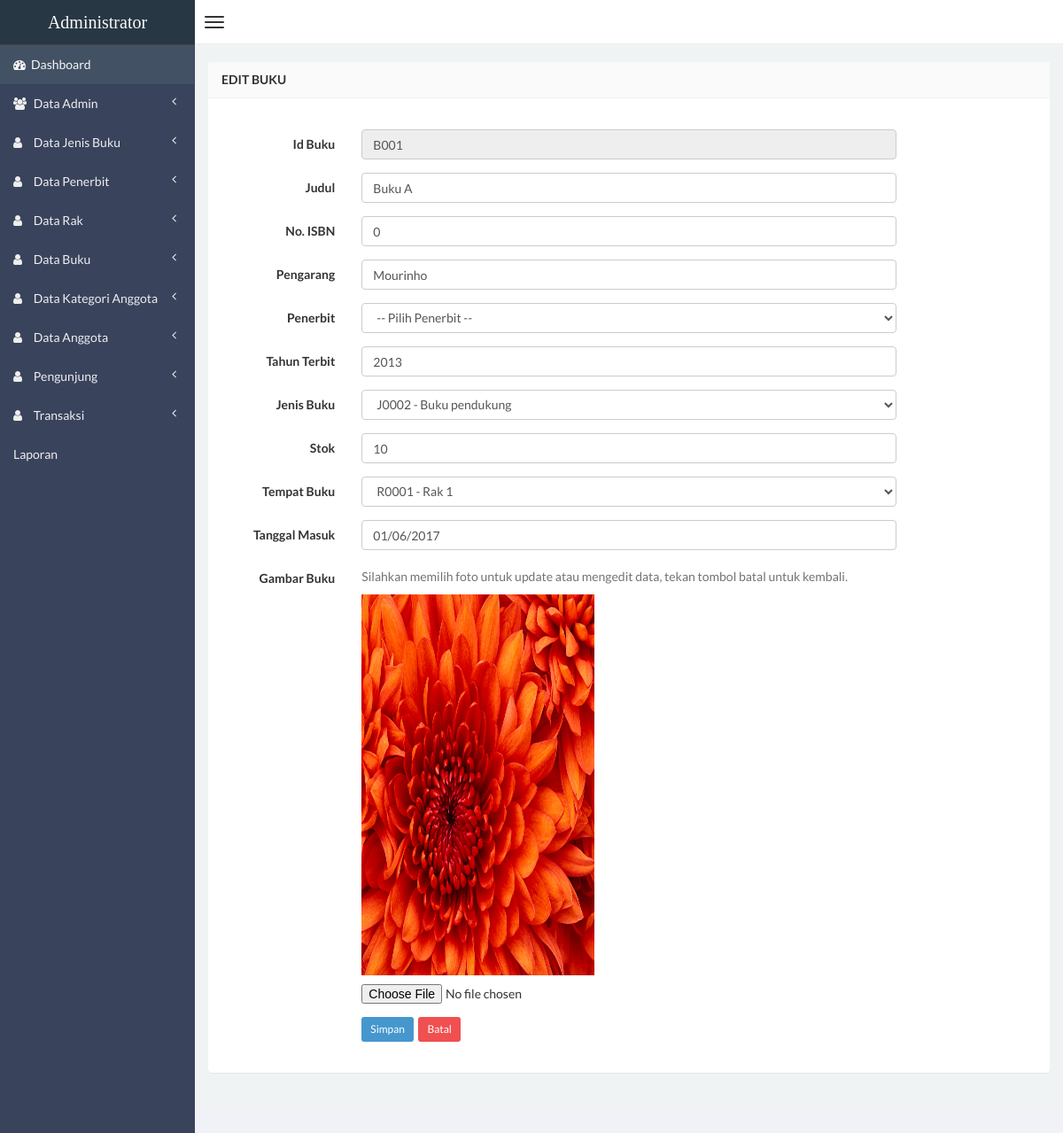
The app's page /admin/Buku-edit.php?hal=edit&kd=B001 (signed in) with its own data.
### tables this page shows
CREATE TABLE IF NOT EXISTS `tbl_buku` (
  `idBuku` varchar(20) NOT NULL,
  `isbn` int(15) NOT NULL,
  `Judul` varchar(50) DEFAULT NULL,
  `Pengarang` varchar(50) DEFAULT NULL,
  `Penerbit` int(11) DEFAULT NULL,
  `thnTerbit` varchar(5) DEFAULT NULL,
  `idJenis` varchar(20) DEFAULT NULL,
  `stok` int(11) DEFAULT NULL,
  `idRak` varchar(20) DEFAULT NULL,
  `tglInput` varchar(50) DEFAULT NULL,
  `Foto` varchar(50) DEFAULT NULL
);

### admin/buku-edit.php (the view, shortened to what this page needs)
<?php
if (empty($_SESSION['username'])){
	header('location:../index.php');
} else {
?>
<!DOCTYPE html>
<html>
<head>
    <link href="css/bootstrap.min.css" rel="stylesheet" type="text/css" />
    <link href="css/font-awesome.min.css" rel="stylesheet" type="text/css" />
    <link href="css/ionicons.min.css" rel="stylesheet" type="text/css" />
    <link href="css/morris/morris.css" rel="stylesheet" type="text/css" />
    <link href="css/jvectormap/jquery-jvectormap-1.2.2.css" rel="stylesheet" type="text/css" />
    <link href="css/datepicker/datepicker3.css" rel="stylesheet" type="text/css" />
    <link href="css/daterangepicker/daterangepicker-bs3.css" rel="stylesheet" type="text/css" />
    <link href="css/iCheck/all.css" rel="stylesheet" type="text/css" />
    <link href="css/style.css" rel="stylesheet" type="text/css" />
	<link href="css/jquery-ui.css" rel="stylesheet" type="text/css" />
</head>
    <body class="skin-black">
        <header class="header">
            <a href="dashboard.php" class="logo">
                Administrator
            </a>
            <nav class="navbar navbar-static-top" role="navigation">
                <a href="#" class="navbar-btn sidebar-toggle" data-toggle="offcanvas" role="button">
                    <span class="icon-bar"></span>
                    <span class="icon-bar"></span>
                    <span class="icon-bar"></span>
                </a>
            </nav>
        </header>
<?php } ?>
    <div class="wrapper row-offcanvas row-offcanvas-left">
        <aside class="left-side sidebar-offcanvas">
            <section class="sidebar">
                <?php include "menu.php"; ?>
            </section>
        </aside>
        <aside class="right-side">
            <section class="content">
                <div class="row">
                    <div class="col-xs-12">
                        <div class="panel">
                            <header class="panel-heading">
                                <b>Edit Buku</b>
                            </header>
                    <?php
                    $query = mysql_query(
                        "SELECT b.* FROM tbl_buku  b
                        LEFT JOIN tbl_penerbit a ON a.id_penerbit = b.Penerbit
                        WHERE idBuku='$_GET[kd]'");
                    $data  = mysql_fetch_array($query);
                    ?>
                            <div class="panel-body">
                                <form class="form-horizontal style-form" style="margin-top: 20px;" action="buku-update.php" method="post" enctype="multipart/form-data" name="form1" id="form1">
                                    <div class="form-group">
                                        <label class="col-sm-2 col-sm-2 control-label">Id Buku</label>
                                        <div class="col-sm-8">
                                            <input name="id" type="text" id="id" class="form-control" value="<?php echo $data['idBuku']; ?>" readonly="readonly" required />
                                        </div>
                                    </div>
                                    <div class="form-group">
                                        <label class="col-sm-2 col-sm-2 control-label">Judul</label>
                                        <div class="col-sm-8">
                                            <input name="judul" type="text" id="judul" class="form-control" value="<?php  echo $data['Judul']; ?>"  required />
                                        </div>
                                    </div>
                                    <div class="form-group">
                                        <label class="col-sm-2 col-sm-2 control-label">No. ISBN</label>
                                        <div class="col-sm-8">
                                            <input name="isbn" type="text" id="isbn" class="form-control" value="<?php  echo $data['isbn']; ?>"  required />
                                        </div>
                                    </div>
        						    <div class="form-group">
                                        <label class="col-sm-2 col-sm-2 control-label">Pengarang</label>
                                        <div class="col-sm-8">
                                            <input name="pengarang" type="text" id="pengarang" class="form-control" value="<?php echo $data['Pengarang']; ?>" required />
                                        </div>
                                    </div>
        						    <div class="form-group">
                                        <label class="col-sm-2 col-sm-2 control-label">Penerbit</label>
                                        <div class="col-sm-8">
                                            <select class="form-control" name="id_penerbit" id="">
                                                <option> -- Pilih Penerbit --</option>
                                            </select>
                                        </div>
                                    </div>
        						    <div class="form-group">
                                        <label class="col-sm-2 col-sm-2 control-label">Tahun Terbit</label>
                                        <div class="col-sm-8">
                                            <input name="tahun" type="text" id="tahun" class="form-control" value="<?php echo $data['thnTerbit']; ?>" required />
                                        </div>
                                    </div>
        						    <div class="form-group">
                                        <label class="col-sm-2 col-sm-2 control-label">Jenis Buku</label>
                                        <div class="col-sm-8">
                                            <select class="form-control" name="jenis" id="jenis">
                                                <?php
                									$query = "SELECT * FROM tbl_jenis_buku ORDER by idJenis ASC";
                									$sql = mysql_query($query);
                									while ($buku=mysql_fetch_array($sql)) {
                                                        if($buku['idJenis']==$data['idJenis']){
                                                            echo "<option value='$buku[0]' selected> $buku[0] - $buku[1]</option>";
                                                        }else{
                                                            echo "<option value='$buku[0]'> $buku[0] - $buku[1]</option>";
                                                        }
                									}
                								?>
                                            </select>
                                        </div>
                                    </div>
						    <?php
                                $query = mysql_query("SELECT * FROM tbl_buku WHERE idBuku='$_GET[kd]'");
                                $data  = mysql_fetch_array($query);
                            ?>
        						    <div class="form-group">
                                        <label class="col-sm-2 col-sm-2 control-label">Stok</label>
                                        <div class="col-sm-8">
                                              <input name="stok" type="text" id="stok" class="form-control" value="<?php echo $data['stok']; ?>" required />
                                        </div>
                                  </div>
                         <div class="form-group">
                              <label class="col-sm-2 col-sm-2 control-label">Tempat Buku</label>
                                  <div class="col-sm-8">
                                  <select class="form-control" name="tempat" id="tempat">
                                     <?php
    									$query = "SELECT * FROM tbl_rak ORDER by idRak ASC";
    									$sql = mysql_query($query);
    									while ($rak=mysql_fetch_array($sql)) {
                                            if($rak['idRak']==$data['idRak']){
                                                echo "<option value='$rak[0]' selected> $rak[0] - $rak[1]</option>";
                                            }else{
                                                echo "<option value='$rak[0]'> $rak[0] - $rak[1]</option>";
                                            }
    									}
    								?>
                                  </select>
                              </div>
                          </div>
						  <?php
                    $query = mysql_query("SELECT * FROM tbl_buku WHERE idBuku='$_GET[kd]'");
                    $data  = mysql_fetch_array($query);
                    ?>
						  <div class="form-group">
                              <label class="col-sm-2 col-sm-2 control-label">Tanggal Masuk</label>
                              <div class="col-sm-8">
                                  <input name="nama4" type="text" id="nama4" class="form-control" value="<?php echo $data['tglInput']; ?>" required />
                              </div>
                          </div>
                          <div class="form-group">
                              <label class="col-sm-2 col-sm-2 control-label">Gambar Buku</label>
                              <div class="col-sm-8">
                                  <span class="help-block">Silahkan memilih foto untuk update atau mengedit data, tekan tombol batal untuk kembali.</span>
                                  <img src="<?php echo $data['Foto']; ?>" height="430.31" width="262.5" alt="Foto Buku" style="margin-bottom: 10px;" /><br />
                                  <input name="foto" id="foto" type="file"  />
                              </div>
                          </div>
                          <div class="form-group" style="margin-bottom: 20px;">
                              <label class="col-sm-2 col-sm-2 control-label"></label>
                              <div class="col-sm-8">
                                  <input type="submit" value="Simpan" class="btn btn-sm btn-primary" />&nbsp;
	                              <a href="buku.php" class="btn btn-sm btn-danger">Batal </a>
                              </div>
                          </div>
                      </form>
                                </div>
                            </div>
                        </div>
                    </div>
                </section>
            </aside>
        </div>
</body>
</html>

### records on screen
tbl_buku: id "B001", judul "Buku A", isbn "0", pengarang "Mourinho", tahun "2013", stok "10", nama4 "01/06/2017", Foto (picture)

### other values on screen
form field jenis "J0002 - Buku pendukung"
form field tempat "R0001 - Rak 1"
